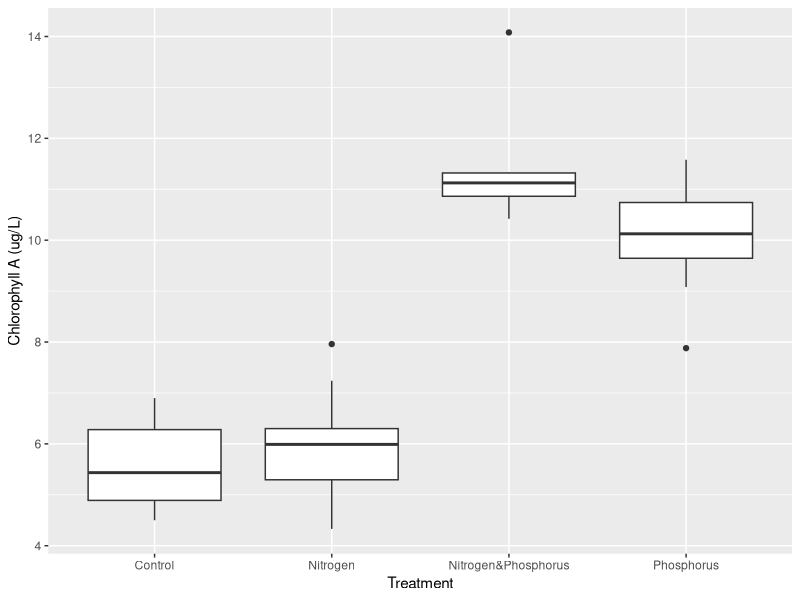

The R script that drew this image:
## ---- chunk 1
knitr::opts_chunk$set(echo = TRUE)
## ---- chunk 2
library(readr)
library(tidyverse)
## ---- chunk 3
YojoaData <- read_csv("Chla_data_Yojoa_Enrichment.csv")

## ---- chunk 4
YojoaData <- YojoaData %>% 
  mutate(Chl_a_ugL = as.numeric(Chl_a_ugL))


## ---- chunk 5

YojoaData_averages <- YojoaData %>% 
  group_by(Treatment) %>% 
  summarize(avg = mean(Chl_a_ugL))

YojoaData_sd <- YojoaData %>% 
  group_by(Treatment) %>% 
  summarize(sd = sd(Chl_a_ugL))

print(YojoaData_averages)
print(YojoaData_sd)

## ---- chunk 6
ggplot(data = YojoaData)+
  geom_boxplot(mapping = aes(x = Treatment, y = Chl_a_ugL))+
  labs(x = "Treatment",
      y = "Chlorophyll A (ug/L)")
## ---- chunk 7
N <- filter(YojoaData, Treatment == "Nitrogen")
Ctrl <- filter(YojoaData, Treatment == "Control") 
P <- filter(YojoaData, Treatment == "Phosphorus")


t.test(N$Chl_a_ugL,P$Chl_a_ugL)
t.test(N$Chl_a_ugL,Ctrl$Chl_a_ugL)
t.test(P$Chl_a_ugL,Ctrl$Chl_a_ugL)



